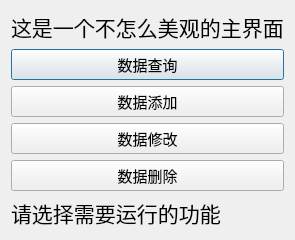
<?xml version="1.0" encoding="UTF-8"?>
<ui version="4.0">
 <class>Dialog</class>
 <widget class="QDialog" name="Dialog">
  <property name="geometry">
   <rect>
    <x>0</x>
    <y>0</y>
    <width>232</width>
    <height>164</height>
   </rect>
  </property>
  <property name="windowTitle">
   <string>校园数据库系统</string>
  </property>
  <layout class="QGridLayout" name="gridLayout">
   <item row="1" column="0">
    <widget class="QPushButton" name="pushButton_search">
     <property name="font">
      <font>
       <family>Agency FB</family>
       <pointsize>11</pointsize>
      </font>
     </property>
     <property name="text">
      <string>数据查询</string>
     </property>
    </widget>
   </item>
   <item row="0" column="0">
    <widget class="QLabel" name="label_1">
     <property name="font">
      <font>
       <family>幼圆</family>
       <pointsize>16</pointsize>
      </font>
     </property>
     <property name="text">
      <string>这是一个不怎么美观的主界面</string>
     </property>
    </widget>
   </item>
   <item row="2" column="0">
    <widget class="QPushButton" name="pushButton_add">
     <property name="font">
      <font>
       <family>Agency FB</family>
       <pointsize>11</pointsize>
      </font>
     </property>
     <property name="text">
      <string>数据添加</string>
     </property>
    </widget>
   </item>
   <item row="3" column="0">
    <widget class="QPushButton" name="pushButton_change">
     <property name="font">
      <font>
       <family>Agency FB</family>
       <pointsize>11</pointsize>
      </font>
     </property>
     <property name="text">
      <string>数据修改</string>
     </property>
    </widget>
   </item>
   <item row="4" column="0">
    <widget class="QPushButton" name="pushButton_delete">
     <property name="font">
      <font>
       <family>Agency FB</family>
       <pointsize>11</pointsize>
      </font>
     </property>
     <property name="text">
      <string>数据删除</string>
     </property>
    </widget>
   </item>
   <item row="5" column="0">
    <widget class="QLabel" name="label_2">
     <property name="font">
      <font>
       <family>Agency FB</family>
       <pointsize>16</pointsize>
      </font>
     </property>
     <property name="text">
      <string>请选择需要运行的功能</string>
     </property>
    </widget>
   </item>
  </layout>
 </widget>
 <resources/>
 <connections/>
</ui>
